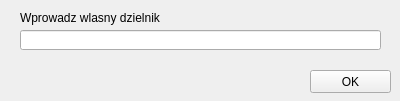
<?xml version="1.0" encoding="UTF-8"?>
<ui version="4.0">
 <class>oknoDzielnik</class>
 <widget class="QWidget" name="oknoDzielnik">
  <property name="geometry">
   <rect>
    <x>0</x>
    <y>0</y>
    <width>400</width>
    <height>101</height>
   </rect>
  </property>
  <property name="windowTitle">
   <string>Własny dzielnik</string>
  </property>
  <widget class="QPushButton" name="okButton">
   <property name="geometry">
    <rect>
     <x>310</x>
     <y>70</y>
     <width>81</width>
     <height>23</height>
    </rect>
   </property>
   <property name="text">
    <string>OK</string>
   </property>
  </widget>
  <widget class="QLineEdit" name="dzielnikInput">
   <property name="geometry">
    <rect>
     <x>20</x>
     <y>30</y>
     <width>361</width>
     <height>20</height>
    </rect>
   </property>
  </widget>
  <widget class="QLabel" name="label">
   <property name="geometry">
    <rect>
     <x>20</x>
     <y>10</y>
     <width>221</width>
     <height>16</height>
    </rect>
   </property>
   <property name="text">
    <string>Wprowadz wlasny dzielnik</string>
   </property>
  </widget>
 </widget>
 <resources/>
 <connections/>
</ui>
